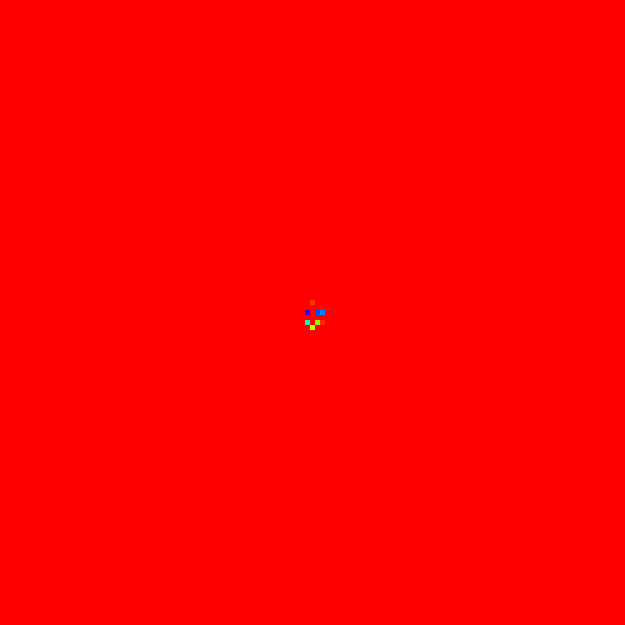
Frame 1 (no input)
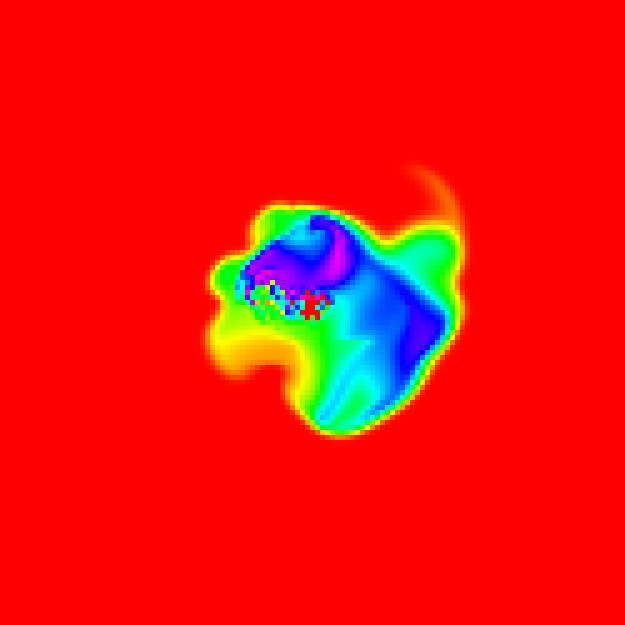
Frame 60 (the mouse pressed at the canvas centre just before this capture)
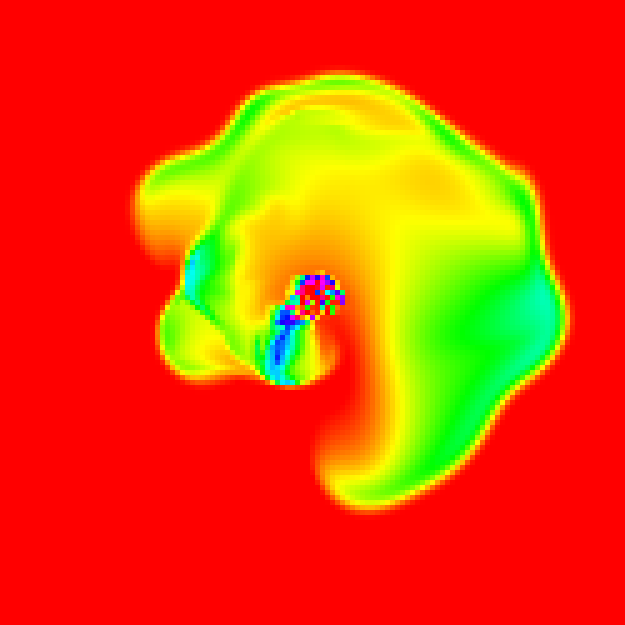
Frame 120 (the mouse held since frame 60 and released just before this capture)

The Processing sketch that drew these frames (run headless with seeded random() and noise(); from frame 60 on, the mouse is pressed at the canvas centre):

// Processing sketch: FieldSimAshStam
// ── FieldSimAshStam.pde
float t = 0;

Fluid fluid;

void settings() {
  size(N*SCALE, N*SCALE);
}

void setup() {
  fluid = new Fluid(0.1, 0, 0.000001);

}

//void mouseDragged() {
//  fluid.addDensity(mouseX/SCALE, mouseY/SCALE, 100f);
//  float amtX = mouseX - pmouseX;
//  float amtY = mouseY - pmouseY;
//  fluid.addVelocity(mouseX/SCALE, mouseY/SCALE, amtX, amtY);
//}

void mouseDragged() {
  
  
}
void draw() {
  background(0);
  int cx = int(0.5*width/SCALE);
  int cy = int(0.5*height/SCALE);
  for (int i = -1; i <=1; i++) {
    for (int j = -1; j <=1; j++) {
      fluid.addDensity(cx+i, cy+j, random(100, 500));
    }
  }
  
  float angle = noise(t) * TWO_PI * 2;
  PVector v = PVector.fromAngle(angle);
  v.mult(5);
  t += 0.1;
  fluid.addVelocity(cx, cy, v.x, v.y);
  //float amtX = map(noise(t), 0, 1, -1, 1);
  //float amtY = map(noise(t+1000), 0, 1, -1, 1);
  //fluid.addVelocity(cx, cy, amtX, amtY);
  fluid.step();
  fluid.renderD();
  //fluid.renderV();
  //if (millis()%1000==0) 
  fluid.fadeD();
}

// ── Fluid.pde
final int N = 125;
final int iter = 4;
final int SCALE = 5;

int IX(int x, int y) {
  x = constrain(x, 0, N-1);
  y = constrain(y, 0, N-1);
  return x + y * N;
}

class Fluid {
  int size;
  float dt;
  float diff;
  float visc;

  float[] s;
  float[] density;

  float[] Vx;
  float[] Vy;

  float[] Vx0;
  float[] Vy0;

  Fluid(float dt, float diffusion, float viscosity) {
    this.size = N;
    this.dt = dt;
    this.diff = diffusion;
    this.visc = viscosity;

    this.s = new float[N*N];
    this.density = new float[N*N];

    this.Vx = new float[N*N];
    this.Vy = new float[N*N];

    this.Vx0 = new float[N*N];
    this.Vy0 = new float[N*N];
  }

  void addDensity(int x, int y, float amount)
  {
    int index = IX(x, y);
    this.density[index] += amount;
  }

  void addVelocity(int x, int y, float amountX, float amountY) {
    int index = IX(x, y);
    this.Vx[index] += amountX;
    this.Vy[index] += amountY;
  }
  
  void fadeD() {
    for (int i = 0; i < this.density.length; i++) {
      float d = density[i];
      density[i] = constrain(d-0.5, 0, 255);
 
    }
  }
  
  void renderV() {
    for (int i = 0; i < N; i++) {
      for (int j = 0; j < N; j++) {
        float x = i * SCALE;
        float y = j * SCALE;
        float vx = this.Vx[IX(i, j)];
        float vy = this.Vy[IX(i, j)];
        stroke(255);
        
        if (!(abs(vx) < 0.1 && abs(vy) <= 0.1)) {
          line(x, y, x+vx*SCALE, y+vy*SCALE);
        }
      }
    }
  }
  void step() {
    int N          = this.size;
    float visc     = this.visc;
    float diff     = this.diff;
    float dt       = this.dt;
    float[] Vx      = this.Vx;
    float[] Vy      = this.Vy;

    float[] Vx0     = this.Vx0;
    float[] Vy0     = this.Vy0;

    float[] s       = this.s;
    float[] density = this.density;

    diffuse(1, Vx0, Vx, visc, dt);
    diffuse(2, Vy0, Vy, visc, dt);

    project(Vx0, Vy0, Vx, Vy);

    advect(1, Vx, Vx0, Vx0, Vy0, dt);
    advect(2, Vy, Vy0, Vx0, Vy0, dt);

    project(Vx, Vy, Vx0, Vy0);

    diffuse(0, s, density, diff, dt);
    advect(0, density, s, Vx, Vy, dt);
  }
  
  void renderD() {
    colorMode(HSB, 255);
    for (int i = 0; i < N; i++) {
      for (int j = 0; j < N; j++) {
        float x = i * SCALE;
        float y = j * SCALE;
        float d = this.density[IX(i,j)];
        //fill(map(d,0,255,0,100)*2.55);
        fill(d,255,255);
        noStroke();
        square(x,y,SCALE);
      }
    }
  }
  
}



void set_bnd(int b, float[] x) {
  for (int i = 1; i < N - 1; i++) {
    x[IX(i, 0)] = b == 2 ? -x[IX(i, 1)] : x[IX(i, 1)];
    x[IX(i, N-1)] = b == 2 ? -x[IX(i, N-2)] : x[IX(i, N-2)];
  }
  for (int j = 1; j < N - 1; j++) {
    x[IX(0, j)] = b == 1 ? -x[IX(1, j)] : x[IX(1, j)];
    x[IX(N-1, j)] = b == 1 ? -x[IX(N-2, j)] : x[IX(N-2, j)];
  }


  x[IX(0, 0)] = 0.5f * (x[IX(1, 0)]) + x[IX(0, 1)];
  x[IX(0, N-1)] = 0.5f * (x[IX(1, N-1)]) + x[IX(0, N-2)];
  x[IX(N-1, 0)] = 0.5f * (x[IX(N-2, 0)]) + x[IX(N-1, 1)];
  x[IX(N-1, N-1)] = 0.5f * (x[IX(N-2, N-1)]) + x[IX(N-1, N-2)];
}

void project(float[] velocX, float[] velocY, float[] p, float[] div) {

  for (int j = 1; j < N - 1; j++) {
    for (int i = 1; i < N - 1; i++) {
      div[IX(i, j)] = -0.5f*(
        velocX[IX(i+1, j)]
        -velocX[IX(i-1, j)]
        +velocY[IX(i, j+1)]
        -velocY[IX(i, j-1)]
        )/N;
      p[IX(i, j)] = 0;
    }
  }
  set_bnd(0, div); 
  set_bnd(0, p);
  lin_solve(0, p, div, 1, 6);


  for (int j = 1; j < N - 1; j++) {
    for (int i = 1; i < N - 1; i++) {
      velocX[IX(i, j)] -= 0.5f * (  p[IX(i+1, j)]
        -p[IX(i-1, j)]) * N;
      velocY[IX(i, j)] -= 0.5f * (  p[IX(i, j+1)]
        -p[IX(i, j-1)]) * N;
    }
  }

  set_bnd(1, velocX);
  set_bnd(2, velocY);
}

void advect(int b, float[] d, float[] d0, float[] velocX, float[] velocY, float dt) {
  float i0, i1, j0, j1;

  float dtx = dt * (N - 2);
  float dty = dt * (N - 2);

  float s0, s1, t0, t1;
  float tmp1, tmp2, x, y;

  float Nfloat = N;
  float ifloat, jfloat;
  int i, j;


  for (j = 1, jfloat = 1; j < N - 1; j++, jfloat++) { 
    for (i = 1, ifloat = 1; i < N - 1; i++, ifloat++) {
      tmp1 = dtx * velocX[IX(i, j)];
      tmp2 = dty * velocY[IX(i, j)];

      x    = ifloat - tmp1; 
      y    = jfloat - tmp2;


      if (x < 0.5f) x = 0.5f; 
      if (x > Nfloat + 0.5f) x = Nfloat + 0.5f; 
      i0 = floor(x); 
      i1 = i0 + 1.0f;
      if (y < 0.5f) y = 0.5f; 
      if (y > Nfloat + 0.5f) y = Nfloat + 0.5f; 
      j0 = floor(y);
      j1 = j0 + 1.0f; 


      s1 = x - i0; 
      s0 = 1.0f - s1; 
      t1 = y - j0; 
      t0 = 1.0f - t1;


      int i0i = int(i0);
      int i1i = int(i1);
      int j0i = int(j0);
      int j1i = int(j1);


      d[IX(i, j)] =
        s0 * (t0 * d0[IX(i0i, j0i)] + t1 * d0[IX(i0i, j1i)]) +
        s1 * (t0 * d0[IX(i1i, j0i)] + t1 * d0[IX(i1i, j1i)]);
    }
  }

  set_bnd(b, d);
}

void lin_solve(int b, float[] x, float[] x0, float a, float c) {
  float cRecip = 1.0 / c;
  for (int k = 0; k < iter; k++) {
    for (int j = 1; j < N - 1; j++) {
      for (int i = 1; i < N - 1; i++) {
        x[IX(i, j)] =
          (x0[IX(i, j)]
          + a*(    x[IX(i+1, j  )]
          +x[IX(i-1, j  )]
          +x[IX(i, j+1)]
          +x[IX(i, j-1)]
          )) * cRecip;
      }
    }
  }
  set_bnd(b, x);
}

void diffuse (int b, float[] x, float[] x0, float diff, float dt) {
  float a = dt * diff * (N - 2) * (N - 2);
  lin_solve(b, x, x0, a, 1 + 6 * a);
}
